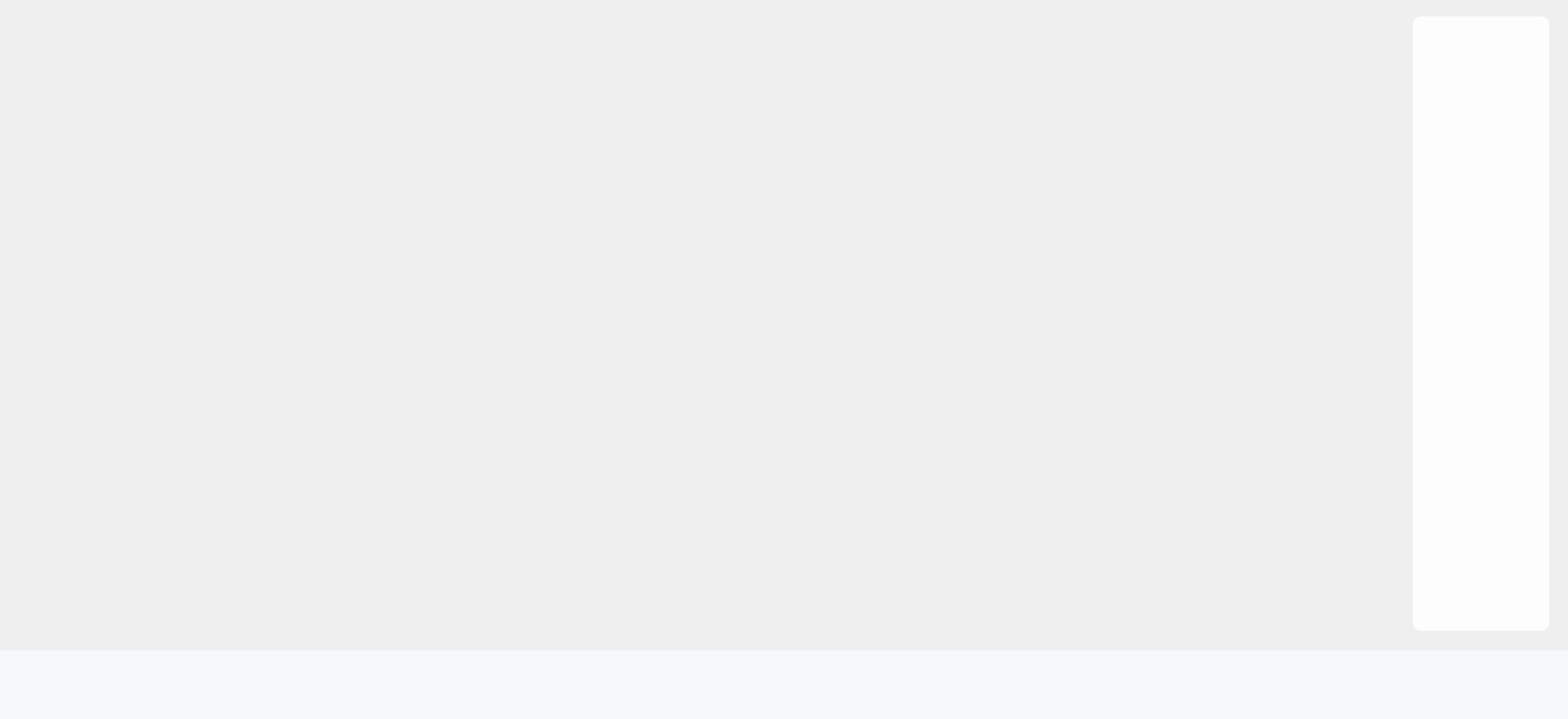
<?xml version="1.0" encoding="UTF-8"?>
<ui version="4.0">
 <class>SubPage</class>
 <widget class="QWidget" name="SubPage">
  <property name="geometry">
   <rect>
    <x>0</x>
    <y>0</y>
    <width>1920</width>
    <height>880</height>
   </rect>
  </property>
  <property name="windowTitle">
   <string>Form</string>
  </property>
  <widget class="QWidget" name="widget_main_mid" native="true">
   <property name="geometry">
    <rect>
     <x>20</x>
     <y>20</y>
     <width>1696</width>
     <height>752</height>
    </rect>
   </property>
   <property name="styleSheet">
    <string notr="true"/>
   </property>
  </widget>
  <widget class="QWidget" name="widge_title" native="true">
   <property name="geometry">
    <rect>
     <x>1730</x>
     <y>20</y>
     <width>167</width>
     <height>752</height>
    </rect>
   </property>
   <property name="styleSheet">
    <string notr="true">background: rgba(255,255,255,0.9);
border-radius: 10px;</string>
   </property>
  </widget>
  <widget class="QWidget" name="widget_down" native="true">
   <property name="geometry">
    <rect>
     <x>0</x>
     <y>796</y>
     <width>1920</width>
     <height>84</height>
    </rect>
   </property>
   <property name="styleSheet">
    <string notr="true">background: #F7F8FA;</string>
   </property>
  </widget>
 </widget>
 <resources/>
 <connections/>
</ui>
